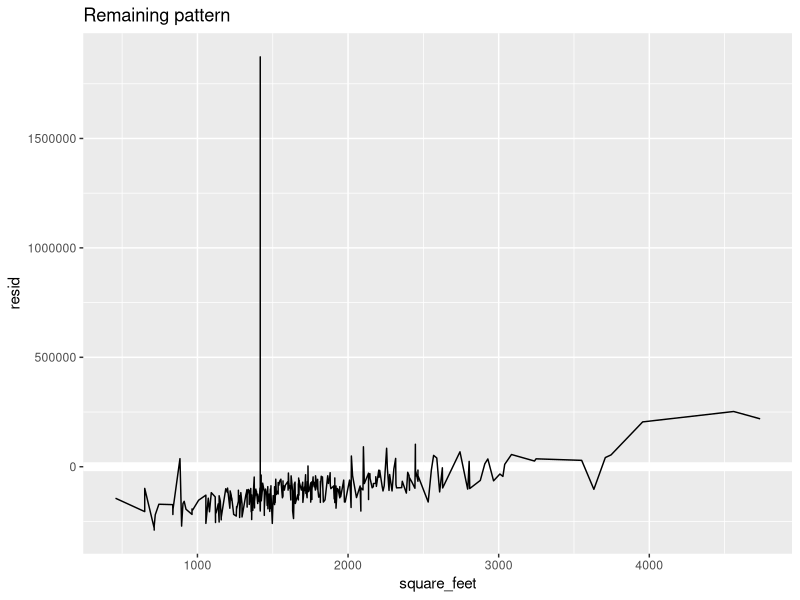
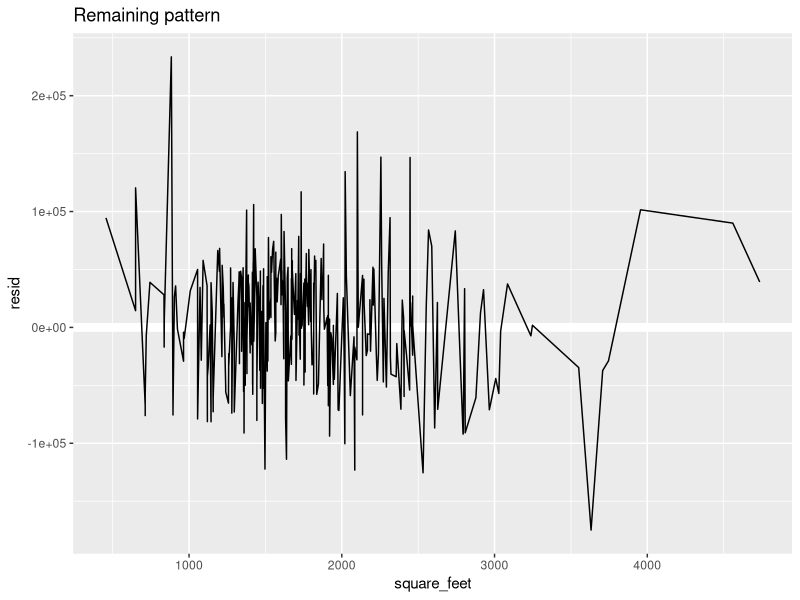
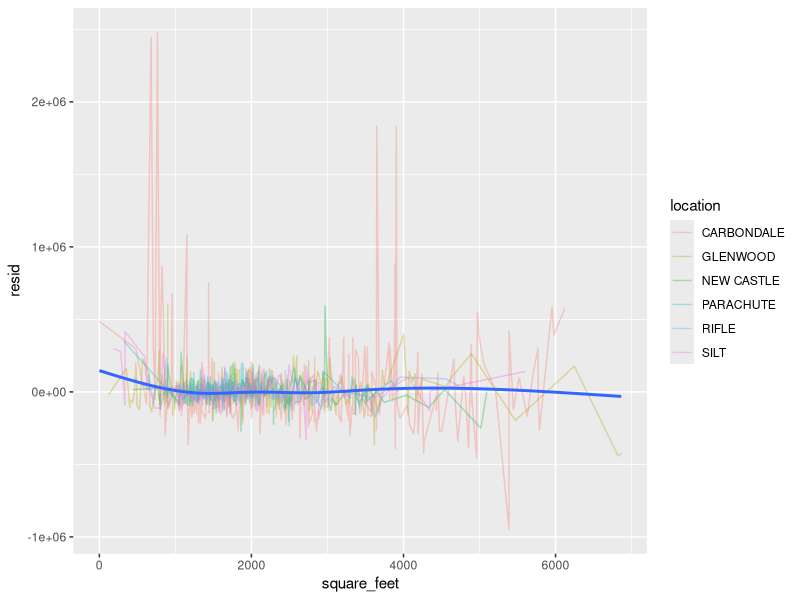
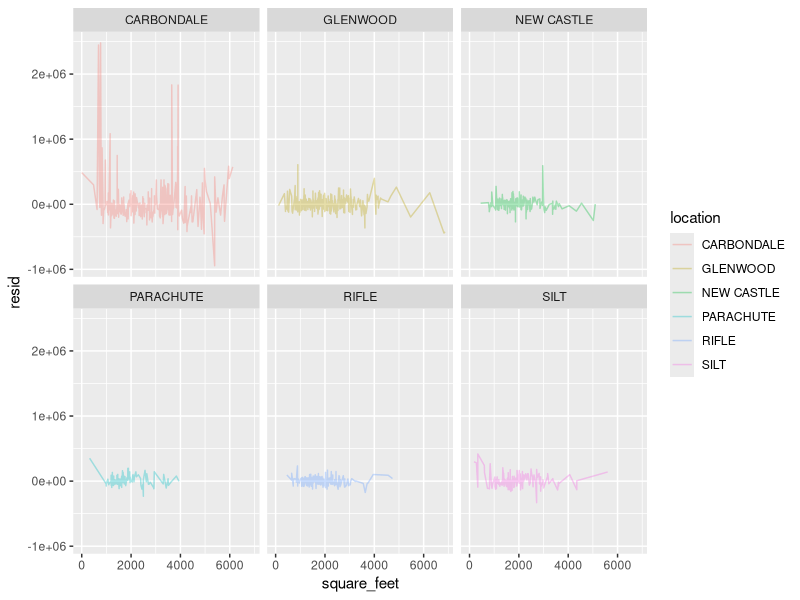
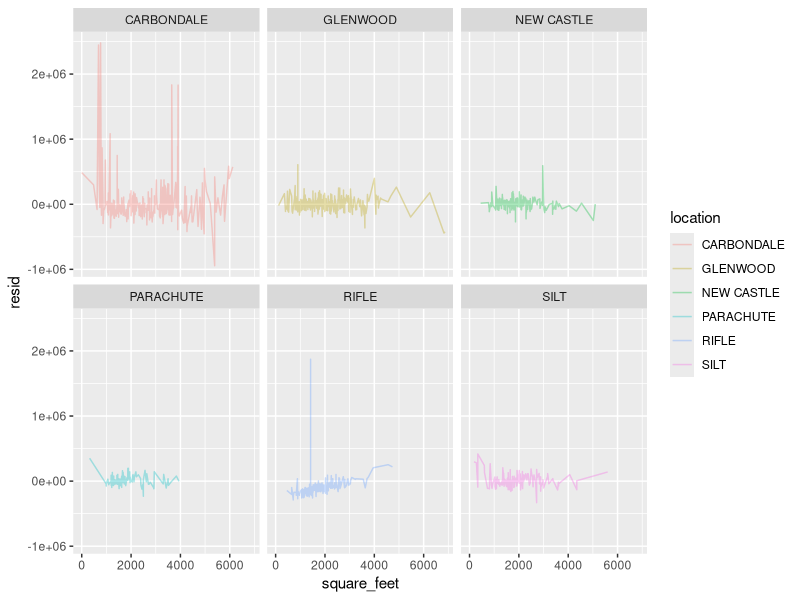

Recreate these plots in R, in order.
## ---- chunk 1
knitr::opts_chunk$set(echo = TRUE, fig.width = 6, fig.height = 3.7)
## ---- chunk 2
# This chunk includes the data processing steps to wrangle and clean the data
library(tidyverse) # For reading-in, wrangling, visualizing the data, and for pipe operator
library(readxl) # Tidyverse package for reading in Excel files
library(magrittr) # For the '%<>%' pipe operator

# Read-in townhomes and condo sales data
townhomes <- read_xlsx("2017-comparable-sales-condos-townhomes.xlsx") 

# Read-in single family home sales data
single_family <- read_xlsx("2017-comparable-sales-single-family.xlsx") 

# Check column names and formats
glimpse(townhomes) 
glimpse(single_family)
# 'sale_price' column was coerced to numeric and special characters '$' and ',' removed

# Replace spaces in column names with underscores ('_') and make names lowercase
# the package 'magrittr' is used for the pipe operator, this is loaded with the 'tidyverse' library
colnames(townhomes) %<>% str_replace_all("\\s", "_") %<>% tolower() 
colnames(single_family) %<>% str_replace_all("\\s", "_") %<>% tolower()

# Rename column "actual_year_built" as "year_built" for consistency between datasets
townhomes <- townhomes %>% 
  rename(year_built = actual_year_built) 

# Add a "classifcation" column to the single_family dataset and set all values to "Single Family"
single_family <- single_family %>% 
  mutate(classification = "Single Family")

# bind_rows() throws an error b/c 'reception' column is numeric in townhomes dataset; convert to character
townhomes$reception <- as.character(townhomes$reception)

# Combine the datasets into one
home_sales <- bind_rows(single_family, townhomes)
glimpse(home_sales)
# No new columns were created during the 'bind_rows()' process, indicating all colums align
# Remove single_family and townhomes dataframes because they are no longer needed
rm(single_family, townhomes)

# unique(home_sales$classification) reveals a "Garage Only" type. Drop this.
home_sales <- home_sales %>% filter(classification != "Garage Only") 

# Rename the column "heated area" to "square_feet" for clarity, though technically not correct
home_sales <- home_sales %>% 
  rename(square_feet = heated_area)
## ---- chunk 3
# This chunk includes the data processing steps to wrangle and clean the data
library(tidyverse) # For reading-in, wrangling, visualizing the data, and for pipe operator
library(readxl) # Tidyverse package for reading in Excel files
library(magrittr) # For the '%<>%' pipe operator

# Read-in townhomes and condo sales data
townhomes <- read_xlsx("2017-comparable-sales-condos-townhomes.xlsx") 

# Read-in single family home sales data
single_family <- read_xlsx("2017-comparable-sales-single-family.xlsx") 

# Check column names and formats
glimpse(townhomes) 
glimpse(single_family)
# 'sale_price' column was coerced to numeric and special characters '$' and ',' removed

# Replace spaces in column names with underscores ('_') and make names lowercase
# the package 'magrittr' is used for the pipe operator, this is loaded with the 'tidyverse' library
colnames(townhomes) %<>% str_replace_all("\\s", "_") %<>% tolower() 
colnames(single_family) %<>% str_replace_all("\\s", "_") %<>% tolower()

# Rename column "actual_year_built" as "year_built" for consistency between datasets
townhomes <- townhomes %>% 
  rename(year_built = actual_year_built) 

# Add a "classifcation" column to the single_family dataset and set all values to "Single Family"
single_family <- single_family %>% 
  mutate(classification = "Single Family")

# bind_rows() throws an error b/c 'reception' column is numeric in townhomes dataset; convert to character
townhomes$reception <- as.character(townhomes$reception)

# Combine the datasets into one
home_sales <- bind_rows(single_family, townhomes)
glimpse(home_sales)
# No new columns were created during the 'bind_rows()' process, indicating all colums align
# Remove single_family and townhomes dataframes because they are no longer needed
rm(single_family, townhomes)

# unique(home_sales$classification) reveals a "Garage Only" type. Drop this.
home_sales <- home_sales %>% filter(classification != "Garage Only") 

# Rename the column "heated area" to "square_feet" for clarity, though technically not correct
home_sales <- home_sales %>% 
  rename(square_feet = heated_area)
## ---- chunk 4
glimpse(home_sales)
## ---- chunk 5
home_sales_fix <- home_sales %>% filter(location != "RIFLE" | classification != "Townhome" | sale_price != 2200000)
home_sales_fix %>% filter(location == "RIFLE" & classification == "Townhome") %>% arrange(desc(sale_price)) %>% head(10)
## ---- chunk 6
carbondale <- home_sales_fix %>% 
  filter(location == "CARBONDALE")
model <- lm(sale_price ~ square_feet, data = carbondale)
summary(model)
## ---- chunk 7
library(broom)
tidy(model)
## ---- chunk 8
carbondale <- home_sales_fix %>% 
  filter(location == "CARBONDALE")
model1 <- lm(sale_price ~ square_feet, data = carbondale)
glenwood <- home_sales_fix %>% 
  filter(location == "GLENWOOD")
model2 <- lm(sale_price ~ square_feet, data = glenwood)
bind_rows(tidy(model1), tidy(model2))
## ---- chunk 9
home_sales_fix_models <- home_sales_fix %>% 
  nest(-location)
home_sales_fix_models
## ---- chunk 10
home_sales_fix %>% 
  group_by(location) %>% 
  nest()
## ---- chunk 11
home_sales_fix_models$data[[3]]
## ---- chunk 12
unnest(home_sales_fix_models)
## ---- chunk 13
library(purrr)
home_sales_fix_models <- home_sales_fix %>%
  nest(-location) %>% 
  mutate(models = map(data, ~lm(sale_price ~ square_feet, .))) 
  # data has been passed into lm through map function
  # dot "." is used for data in the lm call
home_sales_fix_models
## ---- chunk 14
home_sales_fix_models$models[[3]]
## ---- chunk 15
home_sales_fix_models <- home_sales_fix %>%
  nest(-location) %>% 
  mutate(models = map(data, ~lm(sale_price ~ square_feet, .))) %>% 
  mutate(tidied = map(models, tidy))
home_sales_fix_models
## ---- chunk 16
home_sales_fix_models$tidied[[3]]
## ---- chunk 17
location_coeffs <- home_sales_fix %>%
  nest(-location) %>% 
  mutate(models = map(data, ~lm(sale_price ~ square_feet, .))) %>% 
  mutate(tidied = map(models, tidy)) %>% 
  unnest(tidied)
location_coeffs
## ---- chunk 18
location_slopes <-  location_coeffs %>% 
  filter(term == "square_feet")%>% 
  arrange(estimate)
location_slopes
## ---- chunk 19
library(modelr) # for add_residuals function
rifle <- filter(home_sales, location == "RIFLE")
rifle_model <- lm(sale_price ~ square_feet, data = rifle)
rifle %>% 
  add_residuals(rifle_model) %>% 
  ggplot(aes(square_feet, resid)) + # new resid column
  geom_hline(yintercept = 0, color = "white", size = 3) +
  geom_line() +
  ggtitle("Remaining pattern")
## ---- chunk 20
rifle <- filter(home_sales_fix, location == "RIFLE")
rifle_model <- lm(sale_price ~ square_feet, data = rifle)
rifle %>% 
  add_residuals(rifle_model) %>% 
  ggplot(aes(square_feet, resid)) +
  geom_hline(yintercept = 0, color = "white", size = 3) +
  geom_line() +
  ggtitle("Remaining pattern")
## ---- chunk 21
# Call add_residuals() with each model-data pair:
home_sales_fix_models <- home_sales_fix_models %>% 
  # Add 'resid' column to 'data' df list with mutate 
  mutate(data = map2(data, models, add_residuals))
home_sales_fix_models
## ---- chunk 22
home_sales_fix_models$data[[3]] %>% 
  select(sale_price, square_feet, resid)
## ---- chunk 23
resids <- unnest(home_sales_fix_models, data)
resids %>% 
  ggplot(aes(square_feet, resid)) +
  geom_line(aes(group = location, color=location), alpha = 1 / 3) +
  geom_smooth(se = FALSE)
## ---- chunk 24
resids %>% 
  ggplot(aes(square_feet, resid, color = location)) +
  geom_line(alpha = 1 / 3) +
  facet_wrap(~ location)
## ---- chunk 25
home_sales %>% # Original dataset for Rifle with errors!
  nest(-location) %>% 
  mutate(models = map(data, ~lm(sale_price ~ square_feet, .))) %>%
  mutate(data = map2(data, models, add_residuals)) %>%
  unnest(data) %>% 
  ggplot(aes(square_feet, resid, color = location)) +
  geom_line(alpha = 1 / 3) +
  facet_wrap(~ location)
